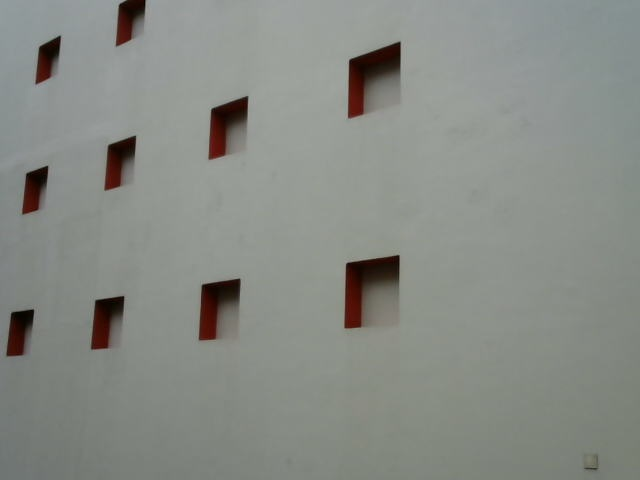
#> input picture port2chip/im4.jpg, 640 x 480 px
$ jupyter execute --allow-errors Untitled.ipynb
#> lines starting #> are read from the running program, lines starting #| are printed output that depends on the picture
[cell 1]
from PIL import Image

[cell 2]
Image.open('im4.jpg').resize((256, 256))
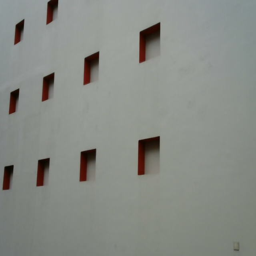
#> Out: PIL image 256x256 RGB; mean R, G, B 135.7, 139.4, 133.7

[cell 3]
Image.open('im4_after.jpg').resize((256, 256))
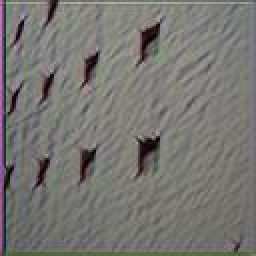
#> input picture port2chip/im4_after.jpg, 128 x 128 px (shown 2 times larger)

[cell 4]
Image.open('im5.jpg').resize((256, 256))
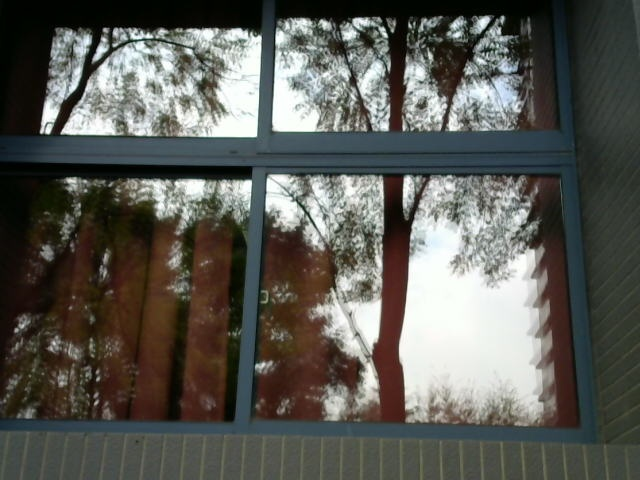
#> input picture port2chip/im5.jpg, 640 x 480 px
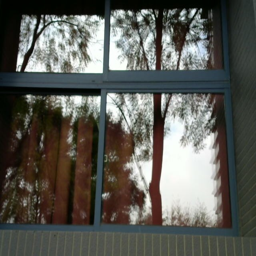
#> Out: PIL image 256x256 RGB; mean R, G, B 91.1, 91.2, 85.4

[cell 5]
Image.open('im5_after.jpg').resize((256, 256))
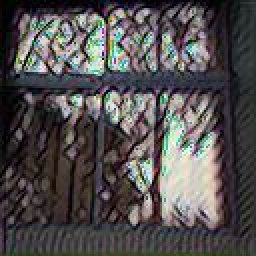
#> input picture port2chip/im5_after.jpg, 128 x 128 px (shown 2 times larger)
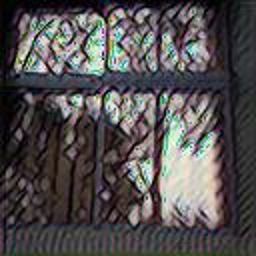
#> Out: PIL image 256x256 RGB; mean R, G, B 82.4, 79.4, 79.5

[cell 6]
Image.open('im6.jpg').resize((256, 256))
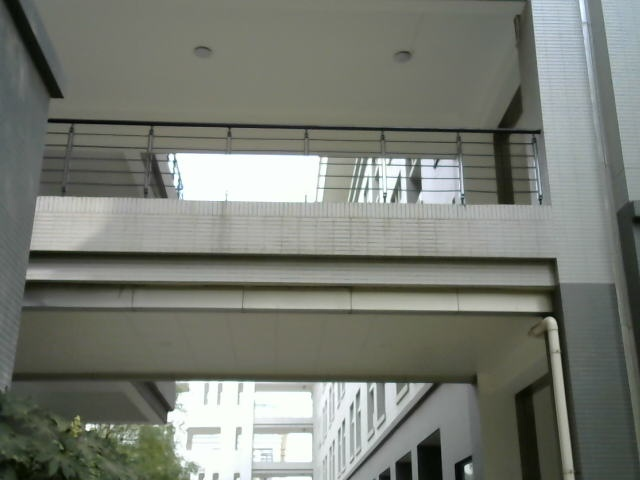
#> input picture port2chip/im6.jpg, 640 x 480 px
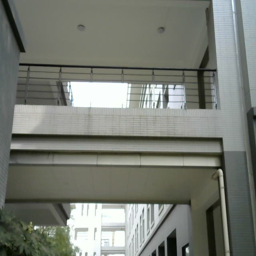
#> Out: PIL image 256x256 RGB; mean R, G, B 120, 123.8, 115.3

[cell 7]
Image.open('im6_after.jpg').resize((256, 256))
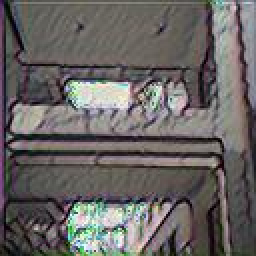
#> input picture port2chip/im6_after.jpg, 128 x 128 px (shown 2 times larger)
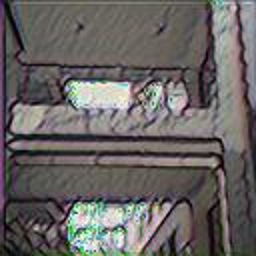
#> Out: PIL image 256x256 RGB; mean R, G, B 104.3, 100.7, 99.3
